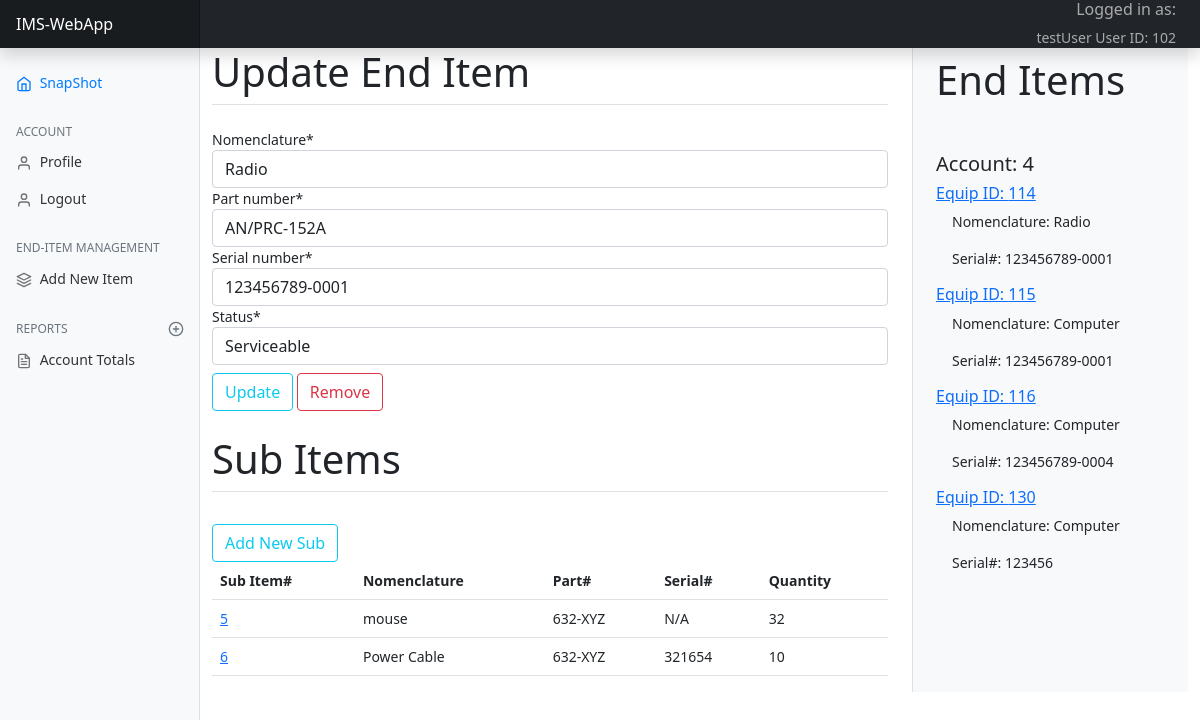
Page /home/updateitem/114/ (signed in) on the committed database.
### account/models.py (models this page shows, shortened)
class Account(AbstractBaseUser):
    custodian_id            = models.AutoField(primary_key=True)
    email                   = models.EmailField(verbose_name="email",max_length=60, unique=True)
    username                = models.CharField(max_length=30, unique=True)
    first_name              = models.CharField(max_length=45)
    last_name               = models.CharField(max_length=45)
    date_joined             = models.DateTimeField(verbose_name='date joined', auto_now_add=True)
    last_login              = models.DateTimeField(verbose_name='last login', auto_now=True)
    is_admin                = models.BooleanField(default=False)
    is_active               = models.BooleanField(default=False)
    is_staff                = models.BooleanField(default=False)
    is_superuser            = models.BooleanField(default=False)
    USERNAME_FIELD = 'email'
    REQUIRED_FIELDS = ['username', 'first_name','last_name',]
    objects = MyAccountManager()

### ims/models.py (models this page shows, shortened)
class EndItem(models.Model):
    SERVICEABLE = 'SR'
    NEEDS_REPAIR = 'R'
    UNREPAIRABLE = 'NR'
    STATUS_CHOICES = [
        (SERVICEABLE, 'Serviceable'),
        (NEEDS_REPAIR, 'Needs Repair'),
        (UNREPAIRABLE, 'Unrepairable'),
    ]
    end_item_id = models.AutoField(primary_key=True)
    nomenclature = models.CharField(max_length=45)
    part_number = models.CharField(max_length=45)
    serial_number = models.CharField(max_length=45)
    end_item_account_number = models.ForeignKey(EqAccount, on_delete=models.CASCADE, null=True, blank=True)
    status = models.CharField(max_length=45, choices=STATUS_CHOICES, default=SERVICEABLE)

class SubItem(models.Model):
    sub_item_id = models.AutoField(primary_key=True)
    sub_item_end_item = models.ForeignKey(EndItem, on_delete=models.CASCADE, null=True, blank=True)
    sub_serial_number = models.CharField(max_length=45, null=True, blank=True)
    sub_part_number = models.CharField(max_length=45)
    sub_nomenclature = models.CharField(max_length=45)
    quantity = models.IntegerField(null=True, blank=True)

### ims/views.py (the view)
# urls.py: path('updateitem/<int:pk>/', views.updateItem, name='updateItem'),
@login_required(login_url='login')
def updateItem(request, pk):
    title = "Update Item"
    current_user = request.user
    user_id = get_user_id(request)
    eq_acct = get_eq_acct(user_id)
    end_items = get_end_items(eq_acct)
    context = {}
    item = EndItem.objects.get(end_item_id=pk)
    item_acct = EqAccount.objects.values_list('eq_account_number', flat=True).filter(eq_account_number=item.end_item_account_number).first()
    sub_items = item.subitem_set.all()
    u_form = item_update_form(instance=item)
    context = {
            'sub_items': sub_items,
            'item': item,
            'u_form': u_form,
            'title': title,
            'current_user': current_user,
            'user_id': user_id,
            'eq_acct': eq_acct,
            'end_items': end_items
        }
    if eq_acct != item_acct:
        messages.warning(request, f'You do not have access to that item!')
        return redirect('home')
    else:
        if request.method == 'POST':
            u_form = item_update_form(request.POST, instance=item)
            if u_form.is_valid:
                u_form.save()
    return render(request, 'ims/item_update.html', context)

### ims/forms.py
class item_update_form(forms.ModelForm):
    class Meta:
        model = models.EndItem
        exclude = ['end_item_account_number',]

### ims/models.py (called while the page is built)
    def __int__(self):
        return self.eq_account_number

### ims/views.py (called while the page is built)
def get_user_id(request):
    current_user = request.user
    user_id = current_user.pk
    return user_id

def get_eq_acct(user_id):
    eq_acct = EqAccount.objects.values_list('eq_account_number', flat=True).filter(eq_account_custodian_id=user_id).first()
    return eq_acct

def get_end_items(eq_acct):
    end_items = EndItem.objects.filter(end_item_account_number=eq_acct)
    return end_items

### ims/templates/ims/item_update.html
{% extends "ims/ims_base.html" %}
{% load crispy_forms_filters %}
{% load crispy_forms_tags %}
{% block content %}
    <div class="content-area">
        <div>
            <form method="post">{% csrf_token %}
                <fieldset class="form-group">
                    <legend class="border-bottom mb-4"><h1>Update End Item</h1></legend>
                        {{ u_form|crispy }}
                </fieldset>
                <div class="form-group">
                    <button class="btn btn-outline-info mt-2 p-50" type="submit">Update</button>
                    <a class="btn btn-outline-danger mt-2 p-50" href="{% url 'delete_item' item.end_item_id %}">Remove</a>
                </div>
            </form>
        </div>
        <div>
            <legend class="border-bottom my-4"><h1>Sub Items</h1></legend>
            <div class="form-group">
                <a class="btn btn-outline-info mt-2 p-50" href="{% url 'new_sub' item.end_item_id %}">Add New Sub</a>
            </div>
            <div>
                <table class="table">
                    <tr>
                        <th>Sub Item#</th>
                        <th>Nomenclature</th>
                        <th>Part#</th>
                        <th>Serial#</th>
                        <th>Quantity</th>
                    </tr>
                    {% for sub in sub_items %}
                    <tr>
                        <td><a href="{% url 'update_sub_item' sub.pk %}">{{ sub.pk }}</a></td>
                        <td>{{ sub.sub_nomenclature }}</td>
                        <td>{{ sub.sub_part_number }}</td>
                        <td>{{ sub.sub_serial_number }}</td>
                        <td>{{ sub.quantity }}</td>
                    </tr>
                    {% endfor %}
                </table>
            </div>
        </div>
    </div>
{% endblock content %}

### ims/templates/ims/ims_base.html (shortened to what this page needs)
{% load static %}
<!doctype html>
<html lang="en">
  <head>
    <link href="https://cdn.jsdelivr.net/npm/bootstrap@5.0.0-beta2/dist/css/bootstrap.min.css" rel="stylesheet">
    <link href="https://getbootstrap.com/docs/5.0/examples/dashboard/dashboard.css" rel="stylesheet">
    <link rel="stylesheet" href="{% static 'ims_main.css' %}">
  </head>
<body>
    <header class="navbar navbar-dark sticky-top bg-dark flex-md-nowrap p-0 shadow">
        <a class="navbar-brand col-md-3 col-lg-2 me-0 px-3" href="{% url 'home' %}">IMS-WebApp</a>
        <div class="ml-auto pe-4 loggedin"><h6>Logged in as: </h6>{{ user.username }} User ID: {{ user.pk }}</div>
    </header>
    <div class="container-fluid">
        <div class="row">
            <div class="col-lg-2 col-md-3">
                <nav id="sidebarMenu" class="col-md-3 col-lg-2 d-md-block bg-light sidebar collapse">
                    <div class="position-sticky pt-3">
                        <ul class="nav flex-column">
                            <li class="nav-item">
                                <a class="nav-link active" aria-current="page" href="{% url 'home' %}">
                                    <span data-feather="home"></span>
                                    SnapShot
                                </a>
                            </li>
                        </ul>
                        <h6 class="sidebar-heading d-flex justify-content-between align-items-center px-3 mt-4 mb-1 text-muted">
                            <span>Account</span>
                        </h6>
                        <ul class="nav flex-column">
                            <li class="nav-item">
                                <a class="nav-link" href="{% url 'profile' %}">
                                    <span data-feather="user"></span>
                                    Profile
                                </a>
                            </li>
                            <li class="nav-item">
                                <a class="nav-link" href="{% url 'logout' %}">
                                    <span data-feather="user"></span>
                                    Logout
                                </a>
                            </li>
                        </ul>
                        <h6 class="sidebar-heading d-flex justify-content-between align-items-center px-3 mt-4 mb-1 text-muted">
                            <span>End-Item Management</span>
                        </h6>
                        <ul class="nav flex-column mb-2">
                            <li class="nav-item">
                                <a class="nav-link" href="{% url 'newItem' %}">
                                    <span data-feather="layers"></span>
                                    Add New Item
                                </a>
                            </li>
                        </ul>
                        <h6 class="sidebar-heading d-flex justify-content-between align-items-center px-3 mt-4 mb-1 text-muted">
                            <span>Reports</span>
                                <a class="link-secondary" href="#" aria-label="Add a new report">
                                    <span data-feather="plus-circle"></span>
                                </a>
                        </h6>
                        <ul class="nav flex-column mb-2">
                            <li class="nav-item">
                                <a class="nav-link" href="#">
                                    <span data-feather="file-text"></span>
                                        Account Totals
                                </a>
                            </li>
                        </ul>
                    </div>
                </nav>
            </div>
            <div id="page-content" class="col-md-6 col-lg-7 col-sm-8">
            {% block content %} {% endblock %}
            </div>
            <div class="col-md-3 col-lg-3 col-sm-4">
                <div class="container right-side">
                    <h1 class="pt-2 mb-5">End Items</h1>
                    <h5 class="acct_id" id="{{ eq_acct }}" name="acct_id">Account: {{ eq_acct }}</h5>
                    {% for item in end_items %}
                        <a id="{{ item.end_item_id }}" href="{% url 'updateItem' item.end_item_id %}"><h6>Equip ID: {{ item.end_item_id }}</h6></a>
                        <p class="ps-3">Nomenclature: {{ item.nomenclature }}</p>
                        <p class="ps-3">Serial#: {{ item.serial_number }}</p>
                    {% endfor %}
                </div>
            </div>
        </div>
    </div>
</body>
</html>

### ims/static/ims_main.css (style rules this page uses)
body { font-size: .875rem; }
.feather { width: 16px; height: 16px; vertical-align: text-bottom; }
.sidebar { position: fixed; top: 0; bottom: 0; left: 0; z-index: 100; padding: 48px 0 0; box-shadow: inset -1px 0 0 rgba(0, 0, 0, .1); }
.sidebar .nav-link { font-weight: 500; color: #333; }
.sidebar .nav-link .feather { margin-right: 4px; color: #727272; }
.sidebar .nav-link.active { color: #007bff; }
.sidebar .nav-link:hover .feather, .sidebar .nav-link.active .feather { color: inherit; }
.sidebar-heading { font-size: .75rem; text-transform: uppercase; }
.navbar-brand { padding-top: .75rem; padding-bottom: .75rem; font-size: 1rem; background-color: rgba(0, 0, 0, .25); box-shadow: inset -1px 0 0 rgba(0, 0, 0, .25); }

### ims/templates/ims/ims_base.html (style rules this page uses)
.loggedin { color: #aaaaaa; text-align: right; }
.right-side, .container { height: 100%; box-shadow: inset 1px 0 0 rgba(0, 0, 0, .1); overflow-x: auto; overflow-y: auto; border-left:inherit; background-color: #f8f9fa!important; }

### rows in the picture
Account: username "testUser", pk "102"
EndItem: nomenclature "Radio", part_number "AN/PRC-152A", serial_number "123456789-0001", status "Serviceable", end_item_id "114"
SubItem: pk "5", sub_nomenclature "mouse", sub_part_number "632-XYZ", sub_serial_number "N/A", quantity "32"
SubItem: pk "6", sub_nomenclature "Power Cable", sub_part_number "632-XYZ", sub_serial_number "321654", quantity "10"
EndItem: end_item_id "115", nomenclature "Computer", serial_number "123456789-0001"
EndItem: end_item_id "116", nomenclature "Computer", serial_number "123456789-0004"
EndItem: end_item_id "130", nomenclature "Computer", serial_number "123456"

### other values in the picture
{{ eq_acct }} "4"
